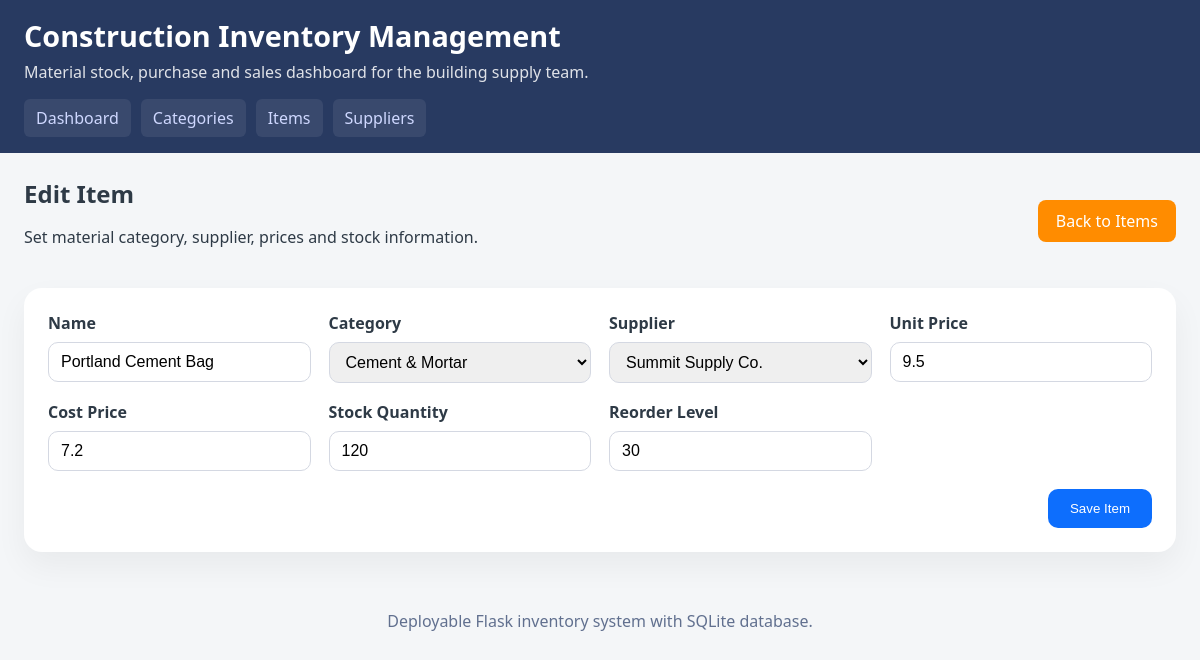
Screenshot of /items/edit/1 with the database file from the repository.
### tables this page shows
CREATE TABLE items (
        item_id INTEGER PRIMARY KEY AUTOINCREMENT,
        name TEXT NOT NULL,
        category_id INTEGER NOT NULL,
        supplier_id INTEGER NOT NULL,
        unit_price REAL NOT NULL,
        cost_price REAL NOT NULL,
        stock_quantity INTEGER NOT NULL,
        reorder_level INTEGER NOT NULL,
        FOREIGN KEY(category_id) REFERENCES categories(category_id),
        FOREIGN KEY(supplier_id) REFERENCES suppliers(supplier_id)
    );

CREATE TABLE categories (
        category_id INTEGER PRIMARY KEY AUTOINCREMENT,
        name TEXT NOT NULL UNIQUE,
        description TEXT
    );

CREATE TABLE suppliers (
        supplier_id INTEGER PRIMARY KEY AUTOINCREMENT,
        name TEXT NOT NULL UNIQUE,
        contact_name TEXT,
        phone TEXT,
        email TEXT,
        address TEXT
    );

### app.py (the view, shortened to what this page needs)
@app.route('/items/edit/<int:item_id>', methods=['GET', 'POST'])
def item_edit(item_id):
    item = query_db('SELECT * FROM items WHERE item_id = ?', (item_id,), one=True)
    if not item:
        flash('Item not found.', 'danger')
        return redirect(url_for('item_list'))
    categories = query_db('SELECT * FROM categories ORDER BY name')
    suppliers = query_db('SELECT * FROM suppliers ORDER BY name')
    return render_template('item_form.html', categories=categories, suppliers=suppliers, item=item)

### app.py (called while the page is built)
def get_db():
    db = getattr(g, '_database', None)
    if db is None:
        db = g._database = sqlite3.connect(DB_PATH)
        db.row_factory = sqlite3.Row
    return db

def query_db(query, args=(), one=False):
    cur = get_db().execute(query, args)
    rv = cur.fetchall()
    cur.close()
    return (rv[0] if rv else None) if one else rv

@app.teardown_appcontext
def close_connection(exception):
    db = getattr(g, '_database', None)
    if db is not None:
        db.close()

### templates/item_form.html
{% extends 'base.html' %}
{% block content %}
<section class="page-header">
    <div>
        <h2>{{ 'Edit Item' if item else 'Add New Item' }}</h2>
        <p>Set material category, supplier, prices and stock information.</p>
    </div>
    <a class="button" href="{{ url_for('item_list') }}">Back to Items</a>
</section>
<form method="post" class="form-grid">
    <label>Name<input name="name" value="{{ item.name if item else '' }}" required></label>
    <label>Category<select name="category_id" required>
        {% for category in categories %}
            <option value="{{ category.category_id }}" {% if item and item.category_id == category.category_id %}selected{% endif %}>{{ category.name }}</option>
        {% endfor %}
    </select></label>
    <label>Supplier<select name="supplier_id" required>
        {% for supplier in suppliers %}
            <option value="{{ supplier.supplier_id }}" {% if item and item.supplier_id == supplier.supplier_id %}selected{% endif %}>{{ supplier.name }}</option>
        {% endfor %}
    </select></label>
    <label>Unit Price<input name="unit_price" type="number" step="0.01" value="{{ item.unit_price if item else '' }}" required></label>
    <label>Cost Price<input name="cost_price" type="number" step="0.01" value="{{ item.cost_price if item else '' }}" required></label>
    <label>Stock Quantity<input name="stock_quantity" type="number" value="{{ item.stock_quantity if item else '0' }}" required></label>
    <label>Reorder Level<input name="reorder_level" type="number" value="{{ item.reorder_level if item else '0' }}" required></label>
    <div class="form-actions">
        <button type="submit">{{ 'Save Item' if item else 'Create Item' }}</button>
    </div>
</form>
{% endblock %}

### static/styles.css (style rules this page uses)
* { box-sizing: border-box; }
body { margin: 0; font-family: 'Segoe UI', Tahoma, Geneva, Verdana, sans-serif; background: #f4f6f8; color: #2e3a46; }
.page-header, .dashboard, .summary-tables { margin-bottom: 24px; }
.page-header { display: flex; justify-content: space-between; flex-wrap: wrap; align-items: center; gap: 16px; }
.page-header h2 { margin: 0; }
.button { display:inline-block; background:#ff8c00; color:#fff; text-decoration:none; padding: 10px 18px; border-radius:8px; transition: background .2s ease; }
.form-grid { display:grid; grid-template-columns: repeat(auto-fit,minmax(240px,1fr)); gap:18px; background:#fff; padding:24px; border-radius:18px; box-shadow:0 14px 32px rgba(0,0,0,0.05); }
label { display:flex; flex-direction:column; gap:8px; font-weight:600; }
input, select { padding: 10px 12px; border-radius:10px; border:1px solid #d4d8e2; font-size:1rem; }
.form-actions { grid-column: 1 / -1; display:flex; justify-content:flex-end; }
.form-actions button { background:#0d6efd; color:#fff; border:none; padding:12px 22px; border-radius:10px; cursor:pointer; }

### rows the page displays
items: name "Portland Cement Bag", category_id "Cement & Mortar", supplier_id "Summit Supply Co.", unit_price "9.5", cost_price "7.2", stock_quantity "120", reorder_level "30"

### other values shown
{{ 'Edit Item' if item else 'Add New Item' }} "Edit Item"
{{ 'Save Item' if item else 'Create Item' }} "Save Item"
